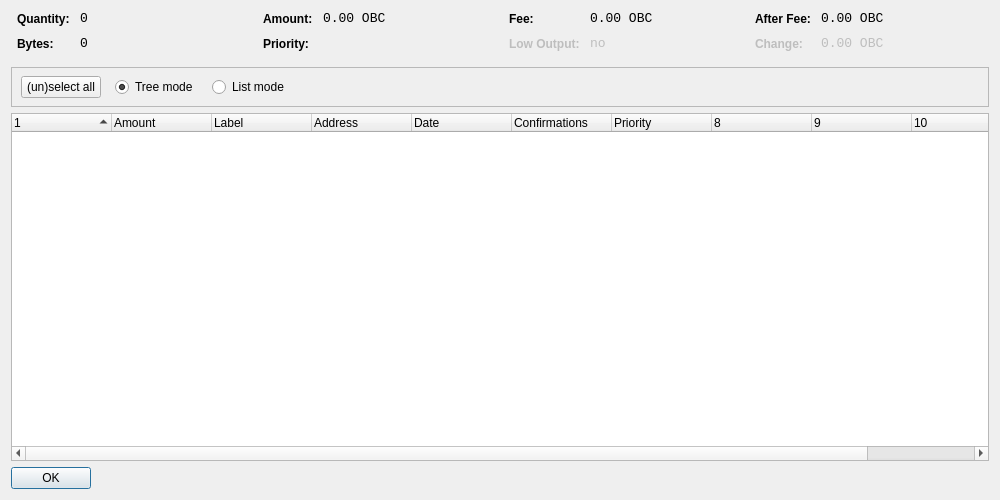
<?xml version="1.0" encoding="UTF-8"?>
<ui version="4.0">
 <class>CoinControlDialog</class>
 <widget class="QDialog" name="CoinControlDialog">
  <property name="geometry">
   <rect>
    <x>0</x>
    <y>0</y>
    <width>1000</width>
    <height>500</height>
   </rect>
  </property>
  <property name="windowTitle">
   <string>Coin Control</string>
  </property>
  <layout class="QVBoxLayout" name="verticalLayout">
   <item>
    <layout class="QHBoxLayout" name="horizontalLayoutTop" stretch="0,0,0,0">
     <property name="topMargin">
      <number>0</number>
     </property>
     <property name="bottomMargin">
      <number>10</number>
     </property>
     <item>
      <layout class="QFormLayout" name="formLayoutCoinControl1">
       <property name="horizontalSpacing">
        <number>10</number>
       </property>
       <property name="verticalSpacing">
        <number>10</number>
       </property>
       <property name="leftMargin">
        <number>6</number>
       </property>
       <property name="rightMargin">
        <number>6</number>
       </property>
       <item row="0" column="0">
        <widget class="QLabel" name="labelCoinControlQuantityText">
         <property name="styleSheet">
          <string notr="true">font-weight:bold;</string>
         </property>
         <property name="text">
          <string>Quantity:</string>
         </property>
        </widget>
       </item>
       <item row="0" column="1">
        <widget class="QLabel" name="labelCoinControlQuantity">
         <property name="font">
          <font>
           <family>Monospace</family>
           <pointsize>10</pointsize>
          </font>
         </property>
         <property name="cursor">
          <cursorShape>IBeamCursor</cursorShape>
         </property>
         <property name="contextMenuPolicy">
          <enum>Qt::ActionsContextMenu</enum>
         </property>
         <property name="text">
          <string>0</string>
         </property>
         <property name="textInteractionFlags">
          <set>Qt::LinksAccessibleByMouse|Qt::TextSelectableByKeyboard|Qt::TextSelectableByMouse</set>
         </property>
        </widget>
       </item>
       <item row="1" column="0">
        <widget class="QLabel" name="labelCoinControlBytesText">
         <property name="styleSheet">
          <string notr="true">font-weight:bold;</string>
         </property>
         <property name="text">
          <string>Bytes:</string>
         </property>
        </widget>
       </item>
       <item row="1" column="1">
        <widget class="QLabel" name="labelCoinControlBytes">
         <property name="font">
          <font>
           <family>Monospace</family>
           <pointsize>10</pointsize>
          </font>
         </property>
         <property name="cursor">
          <cursorShape>IBeamCursor</cursorShape>
         </property>
         <property name="contextMenuPolicy">
          <enum>Qt::ActionsContextMenu</enum>
         </property>
         <property name="text">
          <string>0</string>
         </property>
         <property name="textInteractionFlags">
          <set>Qt::LinksAccessibleByMouse|Qt::TextSelectableByKeyboard|Qt::TextSelectableByMouse</set>
         </property>
        </widget>
       </item>
      </layout>
     </item>
     <item>
      <layout class="QFormLayout" name="formLayoutCoinControl2">
       <property name="horizontalSpacing">
        <number>10</number>
       </property>
       <property name="verticalSpacing">
        <number>10</number>
       </property>
       <property name="leftMargin">
        <number>6</number>
       </property>
       <property name="rightMargin">
        <number>6</number>
       </property>
       <item row="0" column="0">
        <widget class="QLabel" name="labelCoinControlAmountText">
         <property name="styleSheet">
          <string notr="true">font-weight:bold;</string>
         </property>
         <property name="text">
          <string>Amount:</string>
         </property>
        </widget>
       </item>
       <item row="0" column="1">
        <widget class="QLabel" name="labelCoinControlAmount">
         <property name="font">
          <font>
           <family>Monospace</family>
           <pointsize>10</pointsize>
          </font>
         </property>
         <property name="cursor">
          <cursorShape>IBeamCursor</cursorShape>
         </property>
         <property name="contextMenuPolicy">
          <enum>Qt::ActionsContextMenu</enum>
         </property>
         <property name="text">
          <string>0.00 OBC</string>
         </property>
         <property name="textInteractionFlags">
          <set>Qt::LinksAccessibleByMouse|Qt::TextSelectableByKeyboard|Qt::TextSelectableByMouse</set>
         </property>
        </widget>
       </item>
       <item row="1" column="0">
        <widget class="QLabel" name="labelCoinControlPriorityText">
         <property name="styleSheet">
          <string notr="true">font-weight:bold;</string>
         </property>
         <property name="text">
          <string>Priority:</string>
         </property>
        </widget>
       </item>
       <item row="1" column="1">
        <widget class="QLabel" name="labelCoinControlPriority">
         <property name="font">
          <font>
           <family>Monospace</family>
           <pointsize>10</pointsize>
          </font>
         </property>
         <property name="cursor">
          <cursorShape>IBeamCursor</cursorShape>
         </property>
         <property name="contextMenuPolicy">
          <enum>Qt::ActionsContextMenu</enum>
         </property>
         <property name="text">
          <string/>
         </property>
         <property name="textInteractionFlags">
          <set>Qt::LinksAccessibleByMouse|Qt::TextSelectableByKeyboard|Qt::TextSelectableByMouse</set>
         </property>
        </widget>
       </item>
      </layout>
     </item>
     <item>
      <layout class="QFormLayout" name="formLayoutCoinControl3">
       <property name="horizontalSpacing">
        <number>10</number>
       </property>
       <property name="verticalSpacing">
        <number>10</number>
       </property>
       <property name="leftMargin">
        <number>6</number>
       </property>
       <property name="rightMargin">
        <number>6</number>
       </property>
       <item row="0" column="0">
        <widget class="QLabel" name="labelCoinControlFeeText">
         <property name="styleSheet">
          <string notr="true">font-weight:bold;</string>
         </property>
         <property name="text">
          <string>Fee:</string>
         </property>
        </widget>
       </item>
       <item row="0" column="1">
        <widget class="QLabel" name="labelCoinControlFee">
         <property name="font">
          <font>
           <family>Monospace</family>
           <pointsize>10</pointsize>
          </font>
         </property>
         <property name="cursor">
          <cursorShape>IBeamCursor</cursorShape>
         </property>
         <property name="contextMenuPolicy">
          <enum>Qt::ActionsContextMenu</enum>
         </property>
         <property name="text">
          <string>0.00 OBC</string>
         </property>
         <property name="textInteractionFlags">
          <set>Qt::LinksAccessibleByMouse|Qt::TextSelectableByKeyboard|Qt::TextSelectableByMouse</set>
         </property>
        </widget>
       </item>
       <item row="1" column="0">
        <widget class="QLabel" name="labelCoinControlLowOutputText">
         <property name="enabled">
          <bool>false</bool>
         </property>
         <property name="styleSheet">
          <string notr="true">font-weight:bold;</string>
         </property>
         <property name="text">
          <string>Low Output:</string>
         </property>
        </widget>
       </item>
       <item row="1" column="1">
        <widget class="QLabel" name="labelCoinControlLowOutput">
         <property name="enabled">
          <bool>false</bool>
         </property>
         <property name="font">
          <font>
           <family>Monospace</family>
           <pointsize>10</pointsize>
          </font>
         </property>
         <property name="cursor">
          <cursorShape>IBeamCursor</cursorShape>
         </property>
         <property name="contextMenuPolicy">
          <enum>Qt::ActionsContextMenu</enum>
         </property>
         <property name="text">
          <string>no</string>
         </property>
         <property name="textInteractionFlags">
          <set>Qt::LinksAccessibleByMouse|Qt::TextSelectableByKeyboard|Qt::TextSelectableByMouse</set>
         </property>
        </widget>
       </item>
      </layout>
     </item>
     <item>
      <layout class="QFormLayout" name="formLayoutCoinControl4">
       <property name="horizontalSpacing">
        <number>10</number>
       </property>
       <property name="verticalSpacing">
        <number>10</number>
       </property>
       <property name="leftMargin">
        <number>6</number>
       </property>
       <property name="rightMargin">
        <number>6</number>
       </property>
       <item row="0" column="0">
        <widget class="QLabel" name="labelCoinControlAfterFeeText">
         <property name="styleSheet">
          <string notr="true">font-weight:bold;</string>
         </property>
         <property name="text">
          <string>After Fee:</string>
         </property>
        </widget>
       </item>
       <item row="0" column="1">
        <widget class="QLabel" name="labelCoinControlAfterFee">
         <property name="font">
          <font>
           <family>Monospace</family>
           <pointsize>10</pointsize>
          </font>
         </property>
         <property name="cursor">
          <cursorShape>IBeamCursor</cursorShape>
         </property>
         <property name="contextMenuPolicy">
          <enum>Qt::ActionsContextMenu</enum>
         </property>
         <property name="text">
          <string>0.00 OBC</string>
         </property>
         <property name="textInteractionFlags">
          <set>Qt::LinksAccessibleByMouse|Qt::TextSelectableByKeyboard|Qt::TextSelectableByMouse</set>
         </property>
        </widget>
       </item>
       <item row="1" column="0">
        <widget class="QLabel" name="labelCoinControlChangeText">
         <property name="enabled">
          <bool>false</bool>
         </property>
         <property name="styleSheet">
          <string notr="true">font-weight:bold;</string>
         </property>
         <property name="text">
          <string>Change:</string>
         </property>
        </widget>
       </item>
       <item row="1" column="1">
        <widget class="QLabel" name="labelCoinControlChange">
         <property name="enabled">
          <bool>false</bool>
         </property>
         <property name="font">
          <font>
           <family>Monospace</family>
           <pointsize>10</pointsize>
          </font>
         </property>
         <property name="cursor">
          <cursorShape>IBeamCursor</cursorShape>
         </property>
         <property name="contextMenuPolicy">
          <enum>Qt::ActionsContextMenu</enum>
         </property>
         <property name="text">
          <string>0.00 OBC</string>
         </property>
         <property name="textInteractionFlags">
          <set>Qt::LinksAccessibleByMouse|Qt::TextSelectableByKeyboard|Qt::TextSelectableByMouse</set>
         </property>
        </widget>
       </item>
      </layout>
     </item>
    </layout>
   </item>
   <item>
    <widget class="QFrame" name="frame">
     <property name="minimumSize">
      <size>
       <width>0</width>
       <height>40</height>
      </size>
     </property>
     <property name="frameShape">
      <enum>QFrame::StyledPanel</enum>
     </property>
     <property name="frameShadow">
      <enum>QFrame::Sunken</enum>
     </property>
     <widget class="QWidget" name="horizontalLayoutWidget">
      <property name="geometry">
       <rect>
        <x>10</x>
        <y>0</y>
        <width>781</width>
        <height>41</height>
       </rect>
      </property>
      <layout class="QHBoxLayout" name="horizontalLayoutPanel" stretch="0,0,0,0,0">
       <property name="spacing">
        <number>14</number>
       </property>
       <item>
        <widget class="QPushButton" name="pushButtonSelectAll">
         <property name="sizePolicy">
          <sizepolicy hsizetype="Maximum" vsizetype="Fixed">
           <horstretch>0</horstretch>
           <verstretch>0</verstretch>
          </sizepolicy>
         </property>
         <property name="text">
          <string>(un)select all</string>
         </property>
        </widget>
       </item>
       <item>
        <widget class="QRadioButton" name="radioTreeMode">
         <property name="sizePolicy">
          <sizepolicy hsizetype="Maximum" vsizetype="Fixed">
           <horstretch>0</horstretch>
           <verstretch>0</verstretch>
          </sizepolicy>
         </property>
         <property name="text">
          <string>Tree mode</string>
         </property>
         <property name="checked">
          <bool>true</bool>
         </property>
        </widget>
       </item>
       <item>
        <widget class="QRadioButton" name="radioListMode">
         <property name="sizePolicy">
          <sizepolicy hsizetype="Maximum" vsizetype="Fixed">
           <horstretch>0</horstretch>
           <verstretch>0</verstretch>
          </sizepolicy>
         </property>
         <property name="text">
          <string>List mode</string>
         </property>
        </widget>
       </item>
       <item>
        <spacer name="horizontalSpacer">
         <property name="orientation">
          <enum>Qt::Horizontal</enum>
         </property>
         <property name="sizeHint" stdset="0">
          <size>
           <width>40</width>
           <height>20</height>
          </size>
         </property>
        </spacer>
       </item>
      </layout>
     </widget>
    </widget>
   </item>
   <item>
    <widget class="CoinControlTreeWidget" name="treeWidget">
     <property name="contextMenuPolicy">
      <enum>Qt::CustomContextMenu</enum>
     </property>
     <property name="sortingEnabled">
      <bool>false</bool>
     </property>
     <property name="columnCount">
      <number>11</number>
     </property>
     <attribute name="headerShowSortIndicator" stdset="0">
      <bool>true</bool>
     </attribute>
     <attribute name="headerStretchLastSection">
      <bool>false</bool>
     </attribute>
     <column>
      <property name="text">
       <string/>
      </property>
     </column>
     <column>
      <property name="text">
       <string>Amount</string>
      </property>
     </column>
     <column>
      <property name="text">
       <string>Label</string>
      </property>
     </column>
     <column>
      <property name="text">
       <string>Address</string>
      </property>
     </column>
     <column>
      <property name="text">
       <string>Date</string>
      </property>
     </column>
     <column>
      <property name="text">
       <string>Confirmations</string>
      </property>
      <property name="toolTip">
       <string>Confirmed</string>
      </property>
     </column>
     <column>
      <property name="text">
       <string>Priority</string>
      </property>
     </column>
     <column>
      <property name="text">
       <string/>
      </property>
     </column>
     <column>
      <property name="text">
       <string/>
      </property>
     </column>
     <column>
      <property name="text">
       <string/>
      </property>
     </column>
     <column>
      <property name="text">
       <string/>
      </property>
     </column>
    </widget>
   </item>
   <item>
    <widget class="QDialogButtonBox" name="buttonBox">
     <property name="sizePolicy">
      <sizepolicy hsizetype="Maximum" vsizetype="Fixed">
       <horstretch>0</horstretch>
       <verstretch>0</verstretch>
      </sizepolicy>
     </property>
     <property name="orientation">
      <enum>Qt::Horizontal</enum>
     </property>
     <property name="standardButtons">
      <set>QDialogButtonBox::Ok</set>
     </property>
    </widget>
   </item>
  </layout>
 </widget>
 <customwidgets>
  <customwidget>
   <class>CoinControlTreeWidget</class>
   <extends>QTreeWidget</extends>
   <header>coincontroltreewidget.h</header>
  </customwidget>
 </customwidgets>
 <resources/>
 <connections/>
</ui>
